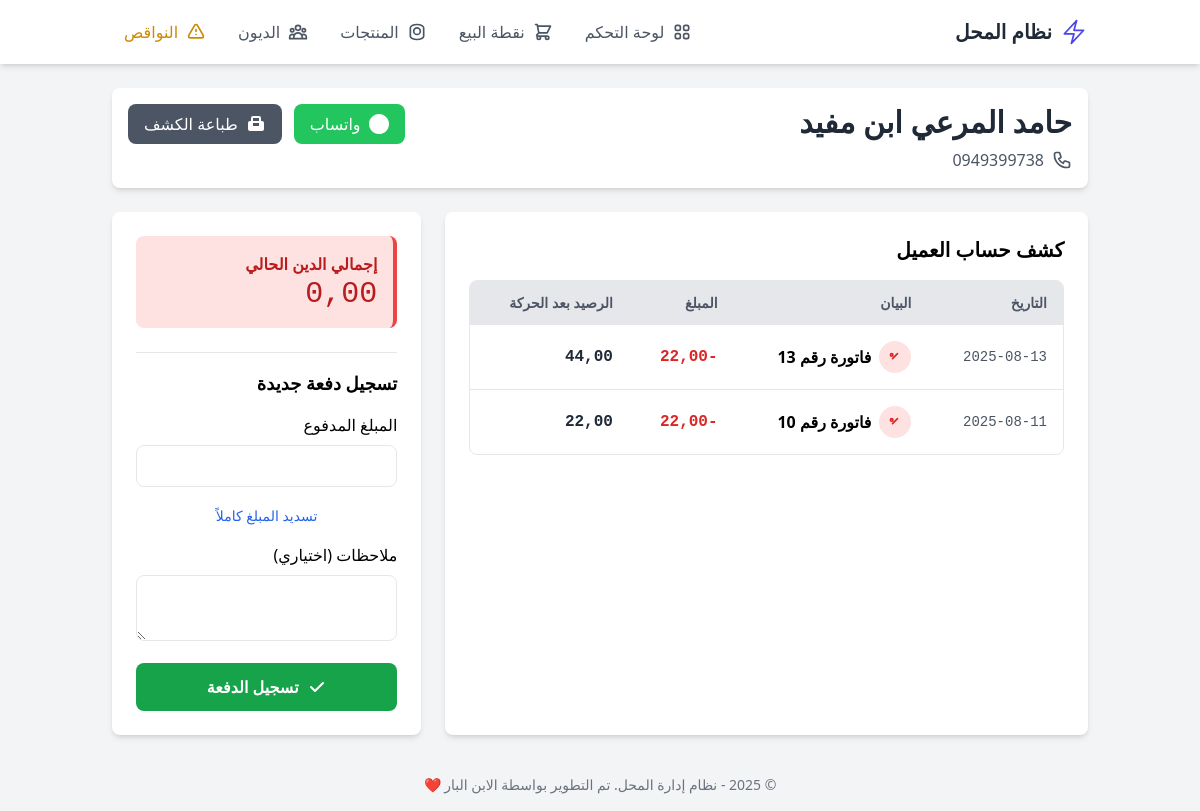
/clients/11/, run on the app's committed database.
### store/models.py (models this page shows, shortened)
class Client(models.Model):
    name = models.CharField(_("اسم العميل"), max_length=150, db_index=True)
    phone = models.CharField(_("رقم الهاتف"), max_length=20, blank=True)
    address = models.CharField(_("العنوان"), max_length=250, blank=True)
    total_debt = models.DecimalField(_("إجمالي الدين"), max_digits=10, decimal_places=2, default=0.0)
    class Meta:
        verbose_name = _("عميل")
        verbose_name_plural = _("العملاء")
        ordering = ['name']

class Invoice(models.Model):
    class PaymentMethod(models.TextChoices):
        CASH = 'CASH', _('نقدي')
        CREDIT = 'CREDIT', _('دين')
    client = models.ForeignKey(Client, on_delete=models.SET_NULL, null=True, blank=True, verbose_name=_("العميل"), related_name='invoices')
    created_at = models.DateTimeField(_("تاريخ الإنشاء"), auto_now_add=True)
    total_amount = models.DecimalField(_("المبلغ الإجمالي"), max_digits=10, decimal_places=2)
    payment_method = models.CharField(_("طريقة الدفع"), max_length=10, choices=PaymentMethod.choices)
    class Meta:
        verbose_name = _("فاتورة")
        verbose_name_plural = _("الفواتير")
        ordering = ['-created_at']

### store/views.py (the view)
# urls.py: path('clients/<int:client_id>/', views.client_detail, name='client-detail'),
def client_detail(request, client_id):
    client = get_object_or_404(Client, id=client_id)
    invoices = client.invoices.all()
    payments = client.payments.all()
    transactions = []
    for inv in invoices:
        transactions.append({'date': inv.created_at, 'type': 'invoice', 'obj': inv})
    for pmt in payments:
        transactions.append({'date': pmt.payment_date, 'type': 'payment', 'obj': pmt})
    transactions.sort(key=lambda x: x['date'])
    running_balance = 0
    transactions_with_balance = []
    for tx in transactions:
        if tx['type'] == 'invoice':
            running_balance += tx['obj'].total_amount
            tx['description'] = f"فاتورة رقم {tx['obj'].id}"
            tx['amount'] = tx['obj'].total_amount
        else:
            running_balance -= tx['obj'].amount
            tx['description'] = "تسديد دفعة"
            tx['amount'] = tx['obj'].amount
        tx['balance_after'] = running_balance
        transactions_with_balance.append(tx)
    transactions_with_balance.reverse()
    context = {
        'client': client,
        'transactions_with_balance': transactions_with_balance
    }
    return render(request, 'store/client_detail.html', context)

### store/templates/store/client_detail.html (shortened to what this page needs)
{% extends 'store/base.html' %}
{% block content %}
<div class="bg-white p-4 rounded-lg shadow-md mb-6">
    <div class="flex flex-col sm:flex-row justify-between items-start gap-4">
        <div>
            <h1 class="text-3xl font-bold text-gray-800">{{ client.name }}</h1>
            {% if client.phone %}
            <div class="flex items-center gap-2 mt-2 text-gray-600">
                <span>{{ client.phone }}</span>
            </div>
            {% endif %}
        </div>
        <div class="flex items-center gap-3">
            <a href="https://wa.me/{{ client.phone }}" target="_blank" class="flex items-center gap-2 bg-green-500 text-white px-4 py-2 rounded-lg hover:bg-green-600 transition-colors">
                <span>واتساب</span>
            </a>
            <button onclick="window.print()" class="flex items-center gap-2 bg-gray-600 text-white px-4 py-2 rounded-lg hover:bg-gray-700 transition-colors">
                <svg class="w-5 h-5" fill="currentColor" viewBox="0 0 20 20"><path fill-rule="evenodd" d="M5 4v3H4a2 2 0 00-2 2v6a2 2 0 002 2h12a2 2 0 002-2V9a2 2 0 00-2-2h-1V4a2 2 0 00-2-2H7a2 2 0 00-2 2zm8 0H7v3h6V4zm0 8H7V9h6v3z" clip-rule="evenodd"></path></svg>
                <span>طباعة الكشف</span>
            </button>
        </div>
    </div>
</div>
<div class="grid grid-cols-1 lg:grid-cols-3 gap-6">
    <div class="lg:col-span-2 bg-white p-6 rounded-lg shadow-md">
        <h2 class="text-xl font-bold mb-4">كشف حساب العميل</h2>
        <div class="overflow-y-auto max-h-[600px] border rounded-lg">
            <table class="min-w-full">
                <thead class="bg-gray-200 sticky top-0">
                    <tr>
                        <th class="py-3 px-4 text-right text-sm font-semibold text-gray-600">التاريخ</th>
                        <th class="py-3 px-4 text-right text-sm font-semibold text-gray-600">البيان</th>
                        <th class="py-3 px-4 text-right text-sm font-semibold text-gray-600">المبلغ</th>
                        <th class="py-3 px-4 text-right text-sm font-semibold text-gray-600">الرصيد بعد الحركة</th>
                    </tr>
                </thead>
                <tbody class="divide-y">
                    {% for tx in transactions_with_balance %}
                    <tr class="hover:bg-gray-50">
                        <td class="p-4 text-gray-600 font-mono text-sm">{{ tx.date|date:"Y-m-d" }}</td>
                        <td class="p-4">
                            {% if tx.type == 'invoice' %}
                                <div class="flex items-center gap-2">
                                    <span class="flex-shrink-0 w-8 h-8 flex items-center justify-center bg-red-100 text-red-600 rounded-full">
                                        <svg class="w-5 h-5" fill="none" stroke="currentColor" viewBox="0 0 24 24"><path stroke-linecap="round" stroke-linejoin="round" stroke-width="2" d="M9 14l6-6m-5.5 1.5a1.5 1.5 0 11-3 0 1.5 1.5 0 013 0z"></path></svg>
                                    </span>
                                    <span class="font-semibold">{{ tx.description }}</span>
                                </div>
                            {% endif %}
                        </td>
                        <td class="p-4 font-mono">
                            {% if tx.type == 'invoice' %}
                                <span class="text-red-600 font-bold">-{{ tx.amount|floatformat:2 }}</span>
                            {% else %}
                                <span class="text-green-600 font-bold">+{{ tx.amount|floatformat:2 }}</span>
                            {% endif %}
                        </td>
                        <td class="p-4 font-mono font-semibold text-gray-800">{{ tx.balance_after|floatformat:2 }}</td>
                    </tr>
                    {% empty %}
                    <tr><td colspan="4" class="text-center py-8 text-gray-500">لا توجد دفعات لعرضها.</td></tr>
                    {% endfor %}
                </tbody>
            </table>
        </div>
    </div>
    <div class="lg:col-span-1 h-fit sticky top-4">
        <div class="bg-white p-6 rounded-lg shadow-md">
            <div class="bg-red-100 border-r-4 border-red-500 text-red-700 p-4 rounded-lg mb-6">
                <p class="font-bold">إجمالي الدين الحالي</p>
                <p id="total-debt-display" class="text-3xl font-mono">{{ client.total_debt|floatformat:2 }}</p>
            </div>
            <h3 class="text-lg font-bold mb-4 border-t pt-4">تسجيل دفعة جديدة</h3>
            <form action="{% url 'record-payment' client.id %}" method="POST">
                <div class="mb-4">
                    <label for="amount" class="block mb-2 font-medium">المبلغ المدفوع</label>
                    <input type="number" step="0.01" min="0.01" max="{{ client.total_debt|floatformat:2 }}" name="amount" id="amount-input" class="w-full p-2 border rounded-lg" required>
                </div>
                <div class="text-center mb-4">
                     <button type="button" id="pay-full-btn" class="text-sm text-blue-600 hover:underline">تسديد المبلغ كاملاً</button>
                </div>
                <div class="mb-4">
                    <label for="notes" class="block mb-2 font-medium">ملاحظات (اختياري)</label>
                    <textarea name="notes" id="notes" rows="2" class="w-full p-2 border rounded-lg"></textarea>
                </div>
                <button type="submit" class="w-full bg-green-600 text-white p-3 rounded-lg font-bold hover:bg-green-700 flex items-center justify-center gap-2">
                    <svg class="w-5 h-5" fill="currentColor" viewBox="0 0 20 20"><path fill-rule="evenodd" d="M16.707 5.293a1 1 0 010 1.414l-8 8a1 1 0 01-1.414 0l-4-4a1 1 0 011.414-1.414L8 12.586l7.293-7.293a1 1 0 011.414 0z" clip-rule="evenodd"></path></svg>
                    <span>تسجيل الدفعة</span>
                </button>
            </form>
        </div>
    </div>
</div>
{% endblock %}

### data on the page
Client: name "حامد المرعي ابن مفيد", phone "0949399738", total_debt "0,00"
Invoice: date "2025-08-13", description "فاتورة رقم 13", amount "22,00", balance_after "44,00"
Invoice: date "2025-08-11", description "فاتورة رقم 10", amount "22,00", balance_after "22,00"
